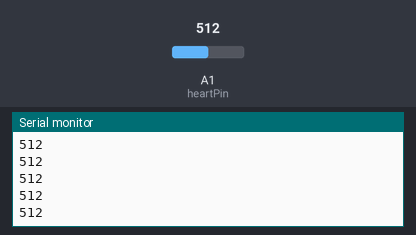
Recording of a sketch running on a simulated Arduino Uno, built with avr-gcc and run on an emulated ATmega328P. On the bench: the last lines printed to the serial monitor. The inputs (shaded band) are chosen by the test bench; at power-on: A1 (heartPin) = 512.

Above: at 1.2 s.
1.3 s: A1 (heartPin) set to 716
At 2.3 s:
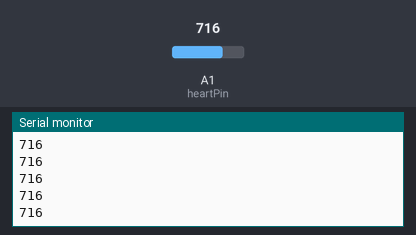
2.8 s: A1 (heartPin) set to 900
At 3.3 s:
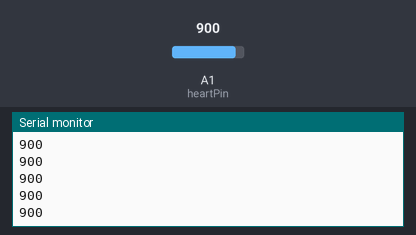
Timing chart, 0 to 5.8 s (numbered marks = the images above; inputs shaded):
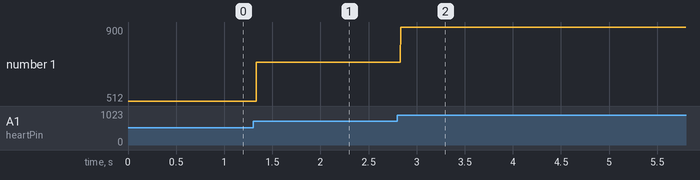

Measured:
- after the input at 1.3 s, the serial monitor: prints a new line at once (image 1)
- after the input at 2.8 s, the serial monitor: prints a new line at once (image 2)
- plotted number 1: 512 → 716 after the input at 1.3 s, 716 → 900 after the input at 2.8 s

The sketch:

ECG-Test.ino
```cpp
/*!
* @file HeartRateMonitor.ino
* @brief HeartRateMonitor.ino  Sampling and ECG output
*
*  Real-time sampling and ECG output
*
* @author linfeng(490289303@qq.com)
* @version  V1.0
* @date  2016-4-5
*/

int i;
const int heartPin = A1;
void setup() {
  Serial.begin(19200);
}
void loop() {
      int heartValue = analogRead(heartPin);
      Serial.println(heartValue);
}
```
